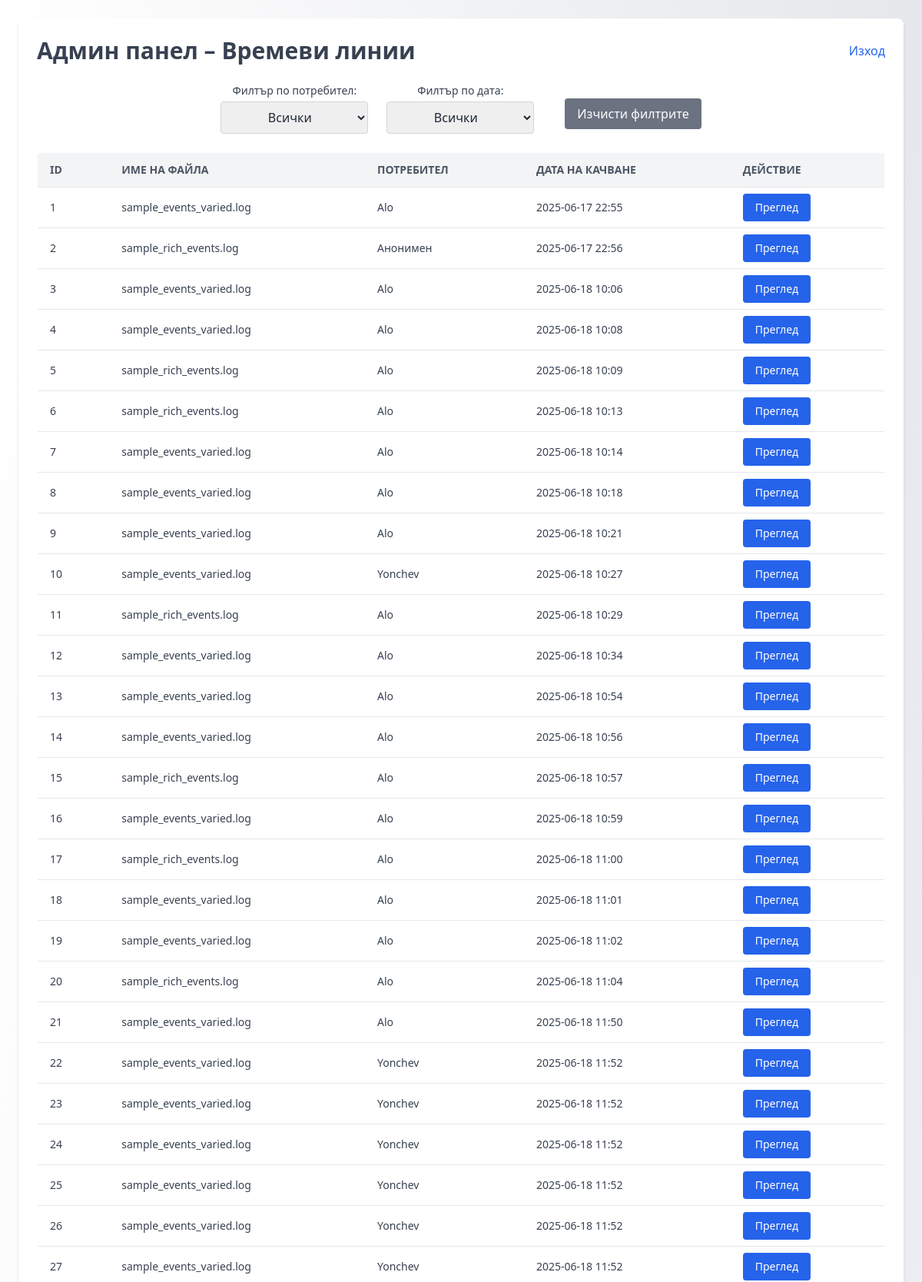
The page /admin (signed in, upper part) on the database its author committed.
### app.py (models this page shows)
class Timeline(db.Model):
    id = db.Column(db.Integer, primary_key=True)
    filename = db.Column(db.String(128))
    created_at = db.Column(db.DateTime, default=lambda: datetime.now(timezone('Europe/Sofia')))
    user_id = db.Column(db.Integer, db.ForeignKey('user.id'), nullable=True)
    events = db.relationship('Event', backref='timeline', lazy=True)

class User(db.Model):
    id = db.Column(db.Integer, primary_key=True)
    username = db.Column(db.String(80), unique=True, nullable=False)
    email = db.Column(db.String(120), unique=True, nullable=False)
    password_hash = db.Column(db.String(128), nullable=False)
    timelines = db.relationship('Timeline', backref='user', lazy=True)
    is_admin = db.Column(db.Boolean, default=False)

### app.py (the view)
@app.route('/admin')
def admin_dashboard():
    user_id = session.get('user_id')
    if not user_id:
        return redirect(url_for('login'))
    user = User.query.get(user_id)
    if not user or not user.is_admin:
        return redirect(url_for('home'))
    timelines = Timeline.query.all()
    unique_usernames = sorted(set(
        t.user.username if t.user else 'Анонимен' for t in timelines
    ))
    unique_dates = sorted(set(
        t.created_at.strftime('%Y-%m-%d') for t in timelines
    ))
    return render_template(
        'admin.html',
        timelines=timelines,
        users=User.query.all(),
        unique_usernames=unique_usernames,
        unique_dates=unique_dates
    )

### app.py (called while the page is built)
@app.before_request
def create_tables():
    db.create_all()

### templates/admin.html (shortened to what this page needs)
<!DOCTYPE html>
<html lang="bg">
<head>
  <link href="https://cdn.jsdelivr.net/npm/tailwindcss@2.2.19/dist/tailwind.min.css" rel="stylesheet">
</head>
<body class="min-h-screen bg-gradient-to-tr from-gray-100 via-white to-gray-200 text-gray-800 p-6">
  <div class="max-w-6xl mx-auto bg-white shadow-md rounded-lg p-6">
    <div class="flex justify-between items-center mb-6">
      <h1 class="text-3xl font-bold text-gray-700">Админ панел – Времеви линии</h1>
      <a href="{{ url_for('logout') }}" class="text-blue-600 hover:underline">Изход</a>
    </div>
    <div class="flex flex-wrap justify-center items-end gap-6 mb-6">
      <div class="flex flex-col items-center">
        <label for="userFilter" class="text-sm font-medium text-gray-700 mb-1">Филтър по потребител:</label>
        <select id="userFilter" class="p-2 border border-gray-300 rounded w-48 text-center">
          <option value="all">Всички</option>
        </select>
      </div>
      <div class="flex flex-col items-center">
        <label for="dateFilter" class="text-sm font-medium text-gray-700 mb-1">Филтър по дата:</label>
        <select id="dateFilter" class="p-2 border border-gray-300 rounded w-48 text-center">
          <option value="all">Всички</option>
        </select>
      </div>
      <div class="self-start pt-5 pl-4">
        <button id="resetFilters" class="px-4 py-2 bg-gray-500 text-white rounded hover:bg-gray-600 transition">
          Изчисти филтрите
        </button>
      </div>
    </div>
    <div class="overflow-x-auto">
      <table id="timelineTable" class="min-w-full border border-gray-300 rounded overflow-hidden">
        <thead class="bg-gray-100 text-left text-gray-600 uppercase text-sm">
          <tr>
            <th class="px-4 py-3 border-b">ID</th>
            <th class="px-4 py-3 border-b">Име на файла</th>
            <th class="px-4 py-3 border-b">Потребител</th>
            <th class="px-4 py-3 border-b">Дата на качване</th>
            <th class="px-4 py-3 border-b">Действие</th>
          </tr>
        </thead>
        <tbody class="text-sm text-gray-700">
        {% for timeline in timelines %}
          <tr class="hover:bg-gray-50">
            <td class="px-4 py-2 border-b">{{ timeline.id }}</td>
            <td class="px-4 py-2 border-b">{{ timeline.filename }}</td>
            <td class="px-4 py-2 border-b" data-user="{{ timeline.user.username if timeline.user else 'Анонимен' }}">
              {{ timeline.user.username if timeline.user else 'Анонимен' }}
            </td>
            <td class="px-4 py-2 border-b" data-date="{{ timeline.created_at.strftime('%Y-%m-%d') }}">
              {{ timeline.created_at.strftime('%Y-%m-%d %H:%M') }}
            </td>
            <td class="px-4 py-2 border-b">
              <a class="inline-block px-4 py-2 bg-blue-600 text-white rounded hover:bg-blue-700 transition"
                 href="{{ url_for('view_timeline', timeline_id=timeline.id) }}">
                Преглед
              </a>
            </td>
          </tr>
        {% endfor %}
        </tbody>
      </table>
    </div>
  </div>
</body>
</html>

### rows shown on the page
Timeline: id "1", filename "sample_events_varied.log", user "Alo", created_at "2025-06-17 22:55"
Timeline: id "2", filename "sample_rich_events.log", user "Анонимен", created_at "2025-06-17 22:56"
Timeline: id "3", filename "sample_events_varied.log", user "Alo", created_at "2025-06-18 10:06"
Timeline: id "4", filename "sample_events_varied.log", user "Alo", created_at "2025-06-18 10:08"
Timeline: id "5", filename "sample_rich_events.log", user "Alo", created_at "2025-06-18 10:09"
Timeline: id "6", filename "sample_rich_events.log", user "Alo", created_at "2025-06-18 10:13"
Timeline: id "7", filename "sample_events_varied.log", user "Alo", created_at "2025-06-18 10:14"
Timeline: id "8", filename "sample_events_varied.log", user "Alo", created_at "2025-06-18 10:18"
Timeline: id "9", filename "sample_events_varied.log", user "Alo", created_at "2025-06-18 10:21"
Timeline: id "10", filename "sample_events_varied.log", user "Yonchev", created_at "2025-06-18 10:27"
Timeline: id "11", filename "sample_rich_events.log", user "Alo", created_at "2025-06-18 10:29"
Timeline: id "12", filename "sample_events_varied.log", user "Alo", created_at "2025-06-18 10:34"
Timeline: id "13", filename "sample_events_varied.log", user "Alo", created_at "2025-06-18 10:54"
Timeline: id "14", filename "sample_events_varied.log", user "Alo", created_at "2025-06-18 10:56"
Timeline: id "15", filename "sample_rich_events.log", user "Alo", created_at "2025-06-18 10:57"
Timeline: id "16", filename "sample_events_varied.log", user "Alo", created_at "2025-06-18 10:59"
Timeline: id "17", filename "sample_rich_events.log", user "Alo", created_at "2025-06-18 11:00"
Timeline: id "18", filename "sample_events_varied.log", user "Alo", created_at "2025-06-18 11:01"
Timeline: id "19", filename "sample_events_varied.log", user "Alo", created_at "2025-06-18 11:02"
Timeline: id "20", filename "sample_rich_events.log", user "Alo", created_at "2025-06-18 11:04"
Timeline: id "21", filename "sample_events_varied.log", user "Alo", created_at "2025-06-18 11:50"
Timeline: id "22", filename "sample_events_varied.log", user "Yonchev", created_at "2025-06-18 11:52"
Timeline: id "23", filename "sample_events_varied.log", user "Yonchev", created_at "2025-06-18 11:52"
Timeline: id "24", filename "sample_events_varied.log", user "Yonchev", created_at "2025-06-18 11:52"
Timeline: id "25", filename "sample_events_varied.log", user "Yonchev", created_at "2025-06-18 11:52"
Timeline: id "26", filename "sample_events_varied.log", user "Yonchev", created_at "2025-06-18 11:52"
Timeline: id "27", filename "sample_events_varied.log", user "Yonchev", created_at "2025-06-18 11:52"
